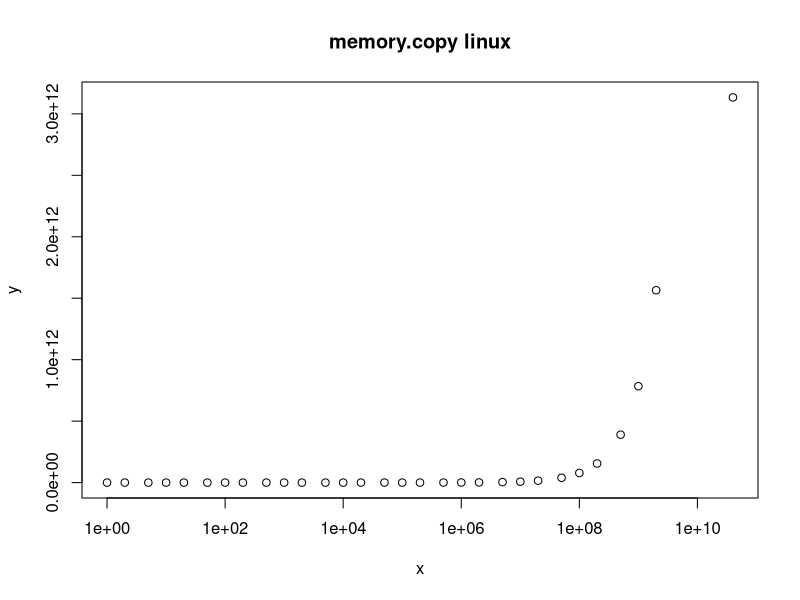

R code for this plot:
# Input data
x <- c(1,2,5,10,20,50,100,200,500,1000,2000,5000,10000,20000,50000,100000,200000,500000,1000000,2000000,5000000,10000000,20000000,50000000,100000000,200000000,500000000,1000000000,2000000000,40000000000)
y <- c(4433500,4447900,4448700,4442500,4452100,4558100,4570700,4581700,4591600,4614000,4623800,7936800,11177000,17512000,43075000,80194000,156880000,386500000,765290000,1528700000,3840800000,7702000000,15617000000,39220000000,78225000000,155420000000,389660000000,784200000000,1565000000000,3133700000000)

png("memory-copy-log.png")
plot(x, y, log = "x", main = "memory.copy linux")
